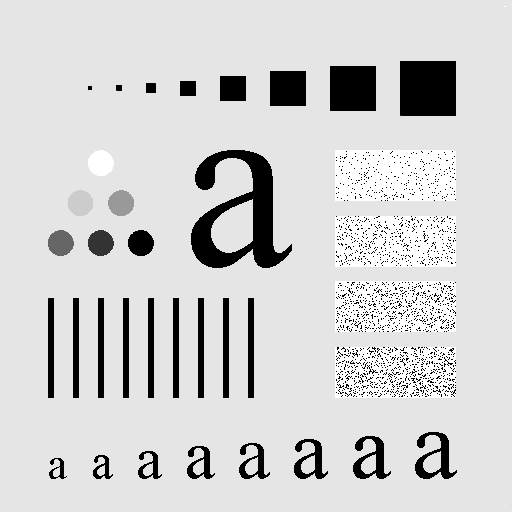
%> input picture Courses/Laboratorio di Elaborazione/H2_Chia/h2_test_pattern.tif, 512 x 512 px
$ octave Es_3.m   (GNU Octave 9; MATLAB toolbox functions it lacks are replaced by stand-ins)
%> lines starting %> are read from the running program, lines starting %| are printed output that depends on the picture
% H2_Chia
% 7.8.0.347 (R2009a)

% Exercise 3

close all
clear all
clc

%% 1:
% Original images
f=imread('h2_test_pattern.tif');
%> f is the input picture: size 512x512 uint8; min 0, max 255, mean 208.4
f=double(f);
%> f: size 512x512 double
figure(1)
imshow(f,[])
title('f: Original image')
g=imread('h2_mri_4ch.tif');
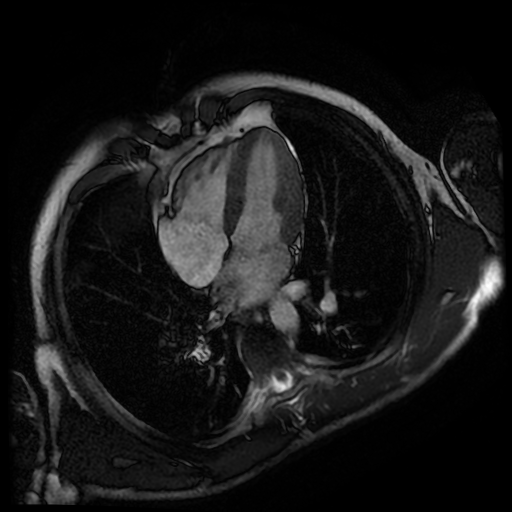
%> input picture Courses/Laboratorio di Elaborazione/H2_Chia/h2_mri_4ch.tif, 512 x 512 px
%> g is the input picture: size 512x512 uint8; min 0, max 255, mean 23.8
g=double(g);
%> g: size 512x512 double

% Amplitud and phase spectra
F=fft2(f);
F_mod=fftshift(abs(F));
F_phase=angle(F);
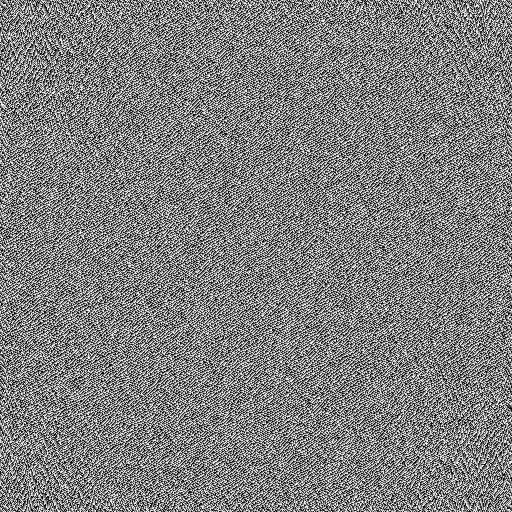
%> F_phase: size 512x512 double; min -3.14, max 3.14, mean 1.73e-18; drawn with min black and max white
figure(2);
imshow(log(1+F_mod),[])
title('Amplitude spectrum of F')
figure(3)
imshow(F_phase,[])
title('Phase spectrum of F')

%% 2:
f_phase=ifft2(exp(1i*F_phase));
figure(4)
imshow(f_phase,[])
title('Inverse transform of the phase of F')

%% 3:
f_mod=ifft2(ifftshift(F_mod));
figure(5)
imshow(log(1+f_mod),[])
title('Inverse transform of the module of F')

%% 4:
figure(6)
imshow(g,[])
title('g: Original image')
% Amplitud and phase spectra
G=fft2(g);
G_mod=fftshift(abs(G));
G_phase=angle(G);
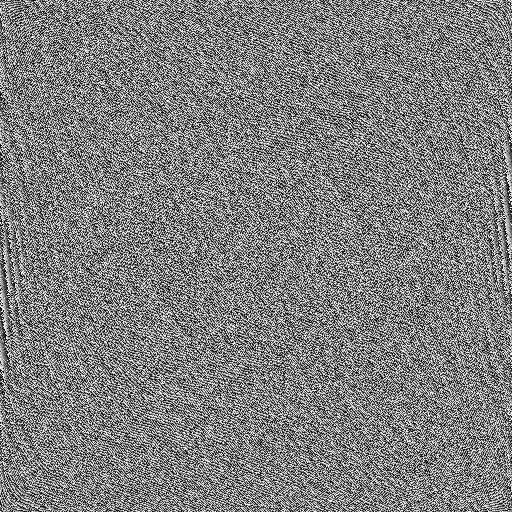
%> G_phase: size 512x512 double; min -3.14, max 3.14, mean 1.2e-05; drawn with min black and max white
figure(7);
imshow(log(1+G_mod),[])
title('Amplitude spectrum of G')
figure(8)
imshow(G_phase,[])
title('Phase spectrum of G')

% Inverse transform of phase
g_phase=ifft2(exp(1i*G_phase));
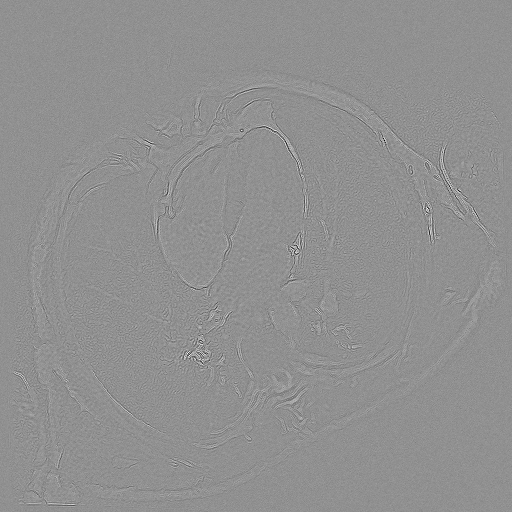
%> g_phase: size 512x512 double; min -0.0353, max 0.0269, mean 3.81e-06; drawn with min black and max white
figure(9)
imshow(abs(g_phase),[])
title('Inverse transform of the phase of G')

% Inverse transform of module
g_mod=ifft2(ifftshift(G_mod));
figure(10)
imshow(abs(log(1+g_mod)),[])
title('Inverse transform of the module of G')

%% 5:
image1=ifft2(ifftshift(F_mod).*exp(1i*G_phase));
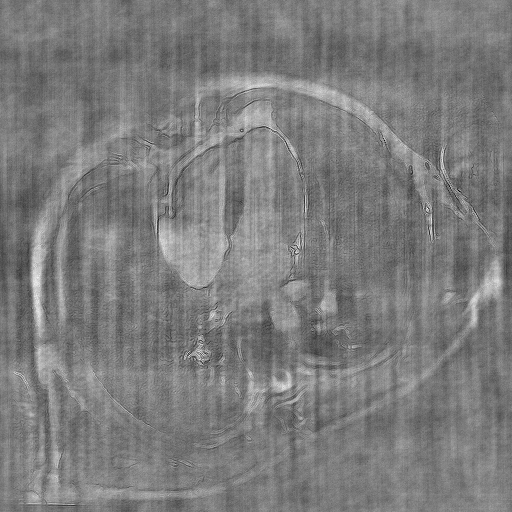
%> image1: size 512x512 double; min -241.3, max 678.6, mean 208.4; drawn with min black and max white
figure(11)
imshow(abs(image1),[])
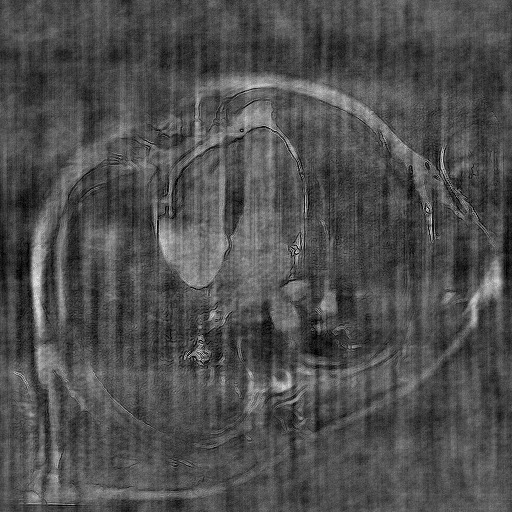
%> displayed picture: size 512x512, on the screen's scale of 0 to 255; min 0, max 255, mean 78.3
title('Module of F and phase of G')
image2=ifft2(ifftshift(G_mod).*exp(1i*F_phase));
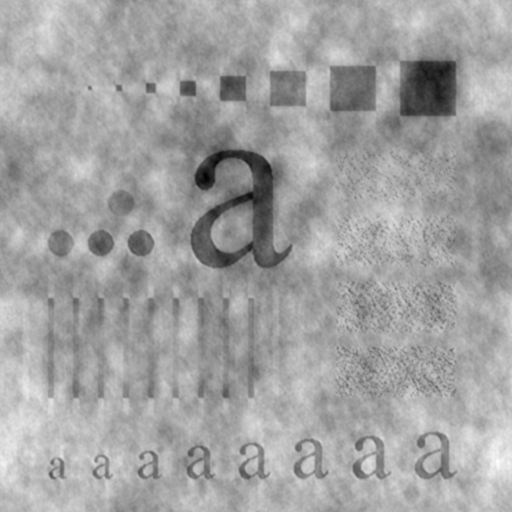
%> image2: size 512x512 double; min -175.6, max 139, mean 23.8; drawn with min black and max white
figure(12)
imshow(image2,[])
title('Module of G and phase of F')

% In Fourier analysis, we decompose a signal in his basic components, being
% each one of them a sine at different frequencies. This sine is
% represented with two values: the amplitude and the initial phase of the
% wave. Both of them are important to reconstruct the signal. As we saw, if
% we only have the phase, we are able to see the silhouette of the image,
% created by constructive or destructive interference of waves. But all of
% these waves have the same amplitude.
% On the other hand, if we only reconstruct with the module, we're not able
% to distinguish anything.
% This also proves how important the phase is, and we can't modify the
% of a signal when we filter it. Or at least, add only a constant component
% to it.
